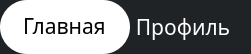
      <widget class="QFrame" name="switcher">
       <property name="geometry">
        <rect>
         <x>235</x>
         <y>0</y>
         <width>251</width>
         <height>54</height>
        </rect>
       </property>
       <property name="maximumSize">
        <size>
         <width>966</width>
         <height>54</height>
        </size>
       </property>
       <property name="styleSheet">
        <string notr="true">background-color: #202325;
border-radius: 27px;</string>
       </property>
       <property name="frameShape">
        <enum>QFrame::StyledPanel</enum>
       </property>
       <property name="frameShadow">
        <enum>QFrame::Raised</enum>
       </property>
       <widget class="QFrame" name="cur_page">
        <property name="geometry">
         <rect>
          <x>0</x>
          <y>0</y>
          <width>130</width>
          <height>54</height>
         </rect>
        </property>
        <property name="maximumSize">
         <size>
          <width>966</width>
          <height>54</height>
         </size>
        </property>
        <property name="styleSheet">
         <string notr="true">background-color: #fff;
border-radius: 27px;</string>
        </property>
        <property name="frameShape">
         <enum>QFrame::StyledPanel</enum>
        </property>
        <property name="frameShadow">
         <enum>QFrame::Raised</enum>
        </property>
        <widget class="QLabel" name="label">
         <property name="geometry">
          <rect>
           <x>23</x>
           <y>8</y>
           <width>86</width>
           <height>36</height>
          </rect>
         </property>
         <property name="font">
          <font>
           <family>Inter V</family>
           <pointsize>16</pointsize>
           <bold>false</bold>
          </font>
         </property>
         <property name="text">
          <string>Главная</string>
         </property>
        </widget>
       </widget>
       <widget class="QPushButton" name="profile_button">
        <property name="geometry">
         <rect>
          <x>55</x>
          <y>0</y>
          <width>196</width>
          <height>54</height>
         </rect>
        </property>
        <property name="font">
         <font>
          <family>Inter V</family>
          <pointsize>16</pointsize>
         </font>
        </property>
        <property name="styleSheet">
         <string notr="true">QPushButton{
color:white;
border-radius: 27px;
padding-left: 60px;
}
QPushButton:hover{
color:Black;
	background-color: rgb(212, 212, 212);
}</string>
        </property>
        <property name="text">
         <string>Профиль</string>
        </property>
        <property name="autoDefault">
         <bool>false</bool>
        </property>
        <property name="default">
         <bool>false</bool>
        </property>
        <property name="flat">
         <bool>true</bool>
        </property>
       </widget>
       <zorder>profile_button</zorder>
       <zorder>cur_page</zorder>
      </widget>
